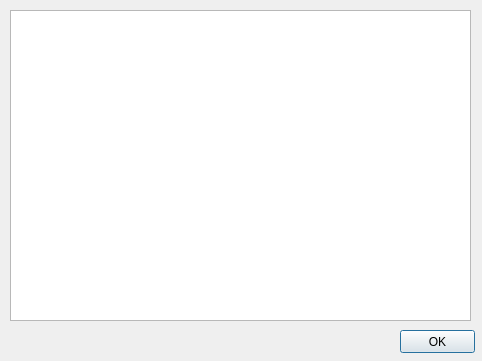
<?xml version="1.0" encoding="UTF-8"?>
<ui version="4.0">
 <class>Dialog</class>
 <widget class="QDialog" name="Dialog">
  <property name="geometry">
   <rect>
    <x>0</x>
    <y>0</y>
    <width>482</width>
    <height>361</height>
   </rect>
  </property>
  <property name="windowTitle">
   <string>Dialog</string>
  </property>
  <widget class="QTableView" name="tableView">
   <property name="geometry">
    <rect>
     <x>10</x>
     <y>10</y>
     <width>461</width>
     <height>311</height>
    </rect>
   </property>
  </widget>
  <widget class="QPushButton" name="pushButton">
   <property name="geometry">
    <rect>
     <x>400</x>
     <y>330</y>
     <width>75</width>
     <height>23</height>
    </rect>
   </property>
   <property name="text">
    <string>OK</string>
   </property>
  </widget>
 </widget>
 <resources/>
 <connections/>
</ui>
